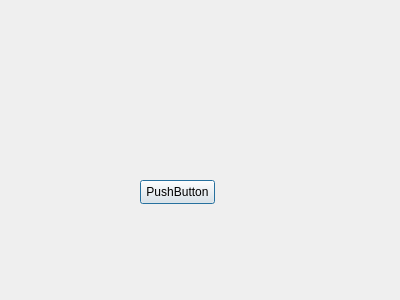
<?xml version="1.0" encoding="UTF-8"?>
<ui version="4.0">
 <class>Dialog</class>
 <widget class="QDialog" name="Dialog">
  <property name="geometry">
   <rect>
    <x>0</x>
    <y>0</y>
    <width>400</width>
    <height>300</height>
   </rect>
  </property>
  <property name="windowTitle">
   <string>Dialog</string>
  </property>
  <widget class="PushButton" name="pushButton">
   <property name="geometry">
    <rect>
     <x>140</x>
     <y>180</y>
     <width>75</width>
     <height>24</height>
    </rect>
   </property>
   <property name="text">
    <string>PushButton</string>
   </property>
  </widget>
 </widget>
 <customwidgets>
  <customwidget>
   <class>PushButton</class>
   <extends>QPushButton</extends>
   <header location="global">qfluentwidgets</header>
  </customwidget>
 </customwidgets>
 <resources/>
 <connections/>
</ui>
